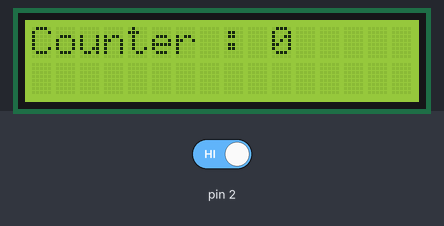
Bench run of a sketch on a simulated Arduino Uno, built with avr-gcc and run on an emulated ATmega328P. Parts: 16×2 character LCD. The inputs (shaded band) are chosen by the test bench; at power-on: pin 2 HIGH.

Above: at 1.2 s.
1.3 s: pin 2 driven LOW
At 2.7 s:
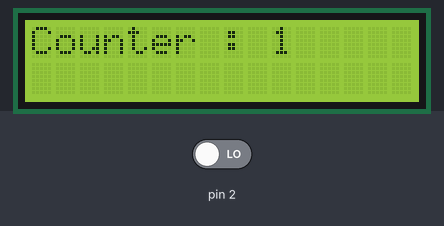
Timing chart, 0 to 4.3 s (numbered marks = the images above; inputs shaded):
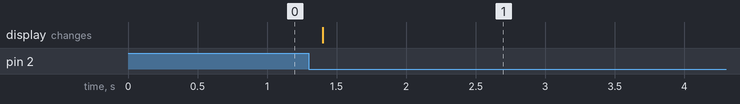

The sketch:

exo3.ino
```cpp
#include <LiquidCrystal.h>
#define btn 2
LiquidCrystal lcd(15,14,4,5,6,7);


const byte interrupt = 3;
volatile int counter = 0;
volatile bool isPress = false;


void pressed(){
  counter +=1;
  isPress = true;
}

void setup() {
  pinMode(2, INPUT);
  lcd.begin(16,2);
  lcd.setCursor(0,0);
  lcd.print("Counter : "+String(counter));
  attachInterrupt(0,pressed,FALLING);
}

void loop(){
    if(isPress){
      delay(100);
      lcd.setCursor(0,0);
      lcd.print("Counter : "+String(counter));
      isPress = false;

    }
 }
```

Measured:
- after the input at 1.3 s, the display: changes after 0.10 s (image 1)
